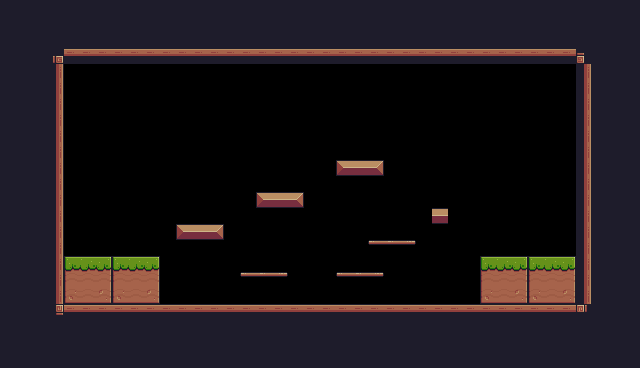

Rendered tile map (Tiled .tmx) drawn with the repository's tilesets; below, a short description and the full map source, tile grids included:
An orthogonal 40x23 tile map with 16x16 px tiles, 1 tile layer (background) and 16 objects (13x Platform, Player).

<map version="1.10" tiledversion="1.10.2" orientation="orthogonal" renderorder="right-down" width="40" height="23" tilewidth="16" tileheight="16" infinite="0" nextlayerid="4" nextobjectid="22">
 <tileset firstgid="1" source="terrain.tsx" />
 <layer id="1" name="background" width="40" height="23" opacity="0.9">
  <data encoding="csv">
24,24,24,24,24,24,24,24,24,24,24,24,24,24,24,24,24,24,24,24,24,24,24,24,24,24,24,24,24,24,24,24,24,24,24,24,24,24,24,24,
24,24,24,24,24,24,24,24,24,24,24,24,24,24,24,24,24,24,24,24,24,24,24,24,24,24,24,24,24,24,24,24,24,24,24,24,24,24,24,24,
24,24,24,24,24,24,24,24,24,24,24,24,24,24,24,24,24,24,24,24,24,24,24,24,24,24,24,24,24,24,24,24,24,24,24,24,24,24,24,24,
24,24,24,92,90,90,90,90,90,90,90,90,90,90,90,90,90,90,90,90,90,90,90,90,90,90,90,90,90,90,90,90,90,90,90,90,93,24,24,24,
24,24,24,113,0,0,0,0,0,0,0,0,0,0,0,0,0,0,0,0,0,0,0,0,0,0,0,0,0,0,0,0,0,0,0,0,113,24,24,24,
24,24,24,113,0,0,0,0,0,0,0,0,0,0,0,0,0,0,0,0,0,0,0,0,0,0,0,0,0,0,0,0,0,0,0,0,113,24,24,24,
24,24,24,113,0,0,0,0,0,0,0,0,0,0,0,0,0,0,0,0,0,0,0,0,0,0,0,0,0,0,0,0,0,0,0,0,113,24,24,24,
24,24,24,113,0,0,0,0,0,0,0,0,0,0,0,0,0,0,0,0,0,0,0,0,0,0,0,0,0,0,0,0,0,0,0,0,113,24,24,24,
24,24,24,113,0,0,0,0,0,0,0,0,0,0,0,0,0,0,0,0,0,0,0,0,0,0,0,0,0,0,0,0,0,0,0,0,113,24,24,24,
24,24,24,113,0,0,0,0,0,0,0,0,0,0,0,0,0,0,0,0,0,0,0,0,0,0,0,0,0,0,0,0,0,0,0,0,113,24,24,24,
24,24,24,113,0,0,0,0,0,0,0,0,0,0,0,0,0,0,0,0,0,13,14,15,0,0,0,0,0,0,0,0,0,0,0,0,113,24,24,24,
24,24,24,113,0,0,0,0,0,0,0,0,0,0,0,0,0,0,0,0,0,54,54,0,0,0,0,0,0,0,0,0,0,0,0,0,113,24,24,24,
24,24,24,113,0,0,0,0,0,0,0,0,0,0,0,54,13,14,15,0,0,54,54,54,54,54,0,0,0,0,0,0,0,0,0,0,113,24,24,24,
24,24,24,113,0,0,0,0,0,0,0,0,0,0,0,54,54,0,0,54,54,54,54,54,54,54,0,14,0,0,0,0,0,0,0,0,113,24,24,24,
24,24,24,113,0,0,0,0,0,0,0,13,14,15,54,54,54,54,54,54,54,54,54,54,0,54,54,54,54,0,0,0,0,0,0,0,113,24,24,24,
24,24,24,113,0,0,0,0,0,0,0,0,54,54,54,54,54,54,54,54,54,54,54,40,41,42,54,54,54,0,0,0,0,0,0,0,113,24,24,24,
24,24,24,113,7,8,9,7,8,9,54,54,54,54,54,54,54,54,54,54,54,54,54,54,54,54,54,54,54,0,7,8,9,7,8,9,113,24,24,24,
24,24,24,113,29,30,31,29,30,31,54,54,54,54,54,40,41,42,54,54,54,40,41,42,54,54,54,54,54,0,29,30,31,29,30,31,113,24,24,24,
24,24,24,113,51,52,53,51,52,53,54,54,54,54,54,54,54,54,0,0,0,0,0,0,54,54,0,54,0,0,51,52,53,51,52,53,113,24,24,24,
24,24,24,114,90,90,90,90,90,90,90,90,90,90,90,90,90,90,90,90,90,90,90,90,90,90,90,90,90,90,90,90,90,90,90,90,115,24,24,24,
24,24,24,24,24,24,24,24,24,24,24,24,24,24,24,24,24,24,24,24,24,24,24,24,24,24,24,24,24,24,24,24,24,24,24,24,24,24,24,24,
24,24,24,24,24,24,24,24,24,24,24,24,24,24,24,24,24,24,24,24,24,24,24,24,24,24,24,24,24,24,24,24,24,24,24,24,24,24,24,24,
24,24,24,24,24,24,24,24,24,24,24,24,24,24,24,24,24,24,24,24,24,24,24,24,24,24,24,24,24,24,24,24,24,24,24,24,24,24,24,24
</data>
 </layer>
 <objectgroup id="3" name="Collisions">
  <object id="7" type="Platform" x="64" y="48" width="528" height="16" />
  <object id="8" type="Platform" x="576" y="64" width="16" height="240" />
  <object id="9" type="Platform" x="48" y="304" width="528" height="16" />
  <object id="10" type="Platform" x="48" y="48" width="16" height="256" />
  <object id="11" type="Platform" x="240" y="272" width="48" height="16" />
  <object id="12" type="Platform" x="336" y="272" width="48" height="16" />
  <object id="13" type="Platform" x="368" y="240" width="48" height="16" />
  <object id="14" type="Platform" x="176" y="224" width="48" height="16" />
  <object id="15" type="Platform" x="256" y="192" width="48" height="16" />
  <object id="16" type="Platform" x="336" y="160" width="48" height="16" />
  <object id="17" type="Platform" x="432" y="208" width="16" height="16" />
  <object id="18" type="Platform" x="64" y="256" width="96" height="48" />
  <object id="19" x="496" y="256" width="80" height="32" />
  <object id="20" type="Platform" x="480" y="256" width="96" height="48" />
 </objectgroup>
 <objectgroup id="2" name="spawnPoints" class="Player">
  <object id="1" x="90.25" y="245.25" width="8" height="0.5" />
  <object id="4" name="Player" type="Player" x="80.75" y="224" width="32" height="32" />
 </objectgroup>
</map>
